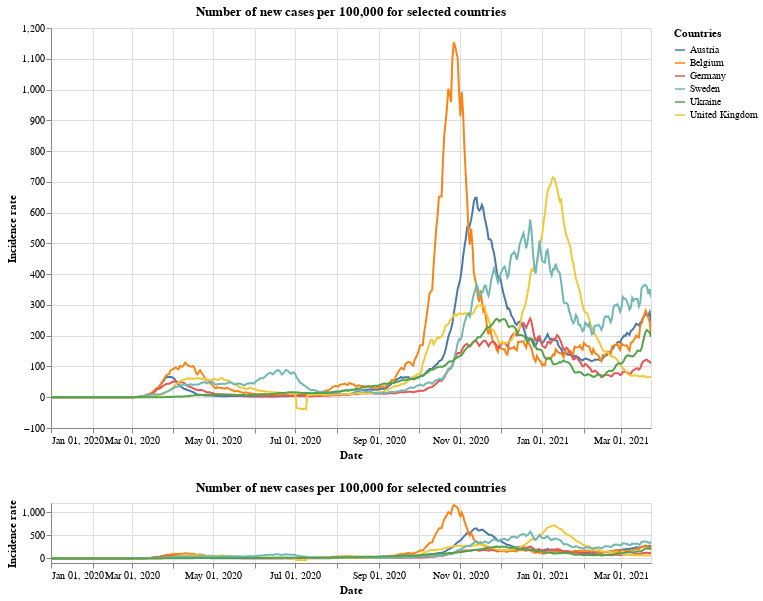

Write notebook code for a chart like this one.
### Markdown cell above
## New cases per 100,000

### Code cell
#collapse
brush = alt.selection(type='interval', encodings=['x'])

base = alt.Chart(x_small).mark_line().transform_window(
    rolling_mean='sum(new_cases_per)',
    frame=[-7, 0],
    groupby=['id']
).encode(
    x=alt.X("yearmonthdate(date):T",
            axis=alt.Axis(title='Date')
           ),
    y=alt.Y("rolling_mean:Q",
            axis=alt.Axis(title='Incidence rate')
           ),
    tooltip='id',
    color=alt.Color('id', legend=alt.Legend(title="Countries")),
    opacity=alt.condition(leg_selection, alt.value(1), alt.value(0.2))
).add_selection(leg_selection).properties(
    width=600,
    height=400,
    title='Number of new cases per 100,000 for selected countries'
)

upper = base.encode(
    alt.X('yearmonthdate(date):T',axis=alt.Axis(title='Date'),
          scale=alt.Scale(domain=brush))
)

lower = base.properties(
    height=60
).add_selection(brush)

upper & lower

### Figure 1 — Vega-Lite specification as saved in the notebook (floating-point values rounded to 4 significant figures; data arrays with more than 128 entries replaced by an {"elided": "..."} marker saying what was removed)
{"config": {"view": {"continuousWidth": 400, "continuousHeight": 300}}, "vconcat": [{"mark": "line", "encoding": {"color": {"type": "nominal", "field": "id", "legend": {"title": "Countries"}}, "opacity": {"condition": {"value": 1, "selection": "selector001"}, "value": 0.2}, "tooltip": {"type": "nominal", "field": "id"}, "x": {"type": "temporal", "axis": {"title": "Date"}, "field": "date", "scale": {"domain": {"selection": "selector004"}}, "timeUnit": "yearmonthdate"}, "y": {"type": "quantitative", "axis": {"title": "Incidence rate"}, "field": "rolling_mean"}}, "height": 400, "selection": {"selector001": {"type": "multi", "fields": ["id"], "bind": "legend"}}, "title": "Number of new cases per 100,000 for selected countries", "transform": [{"window": [{"op": "sum", "field": "new_cases_per", "as": "rolling_mean"}], "frame": [-7, 0], "groupby": ["id"]}], "width": 600}, {"mark": "line", "encoding": {"color": {"type": "nominal", "field": "id", "legend": {"title": "Countries"}}, "opacity": {"condition": {"value": 1, "selection": "selector001"}, "value": 0.2}, "tooltip": {"type": "nominal", "field": "id"}, "x": {"type": "temporal", "axis": {"title": "Date"}, "field": "date", "timeUnit": "yearmonthdate"}, "y": {"type": "quantitative", "axis": {"title": "Incidence rate"}, "field": "rolling_mean"}}, "height": 60, "selection": {"selector001": {"type": "multi", "fields": ["id"], "bind": "legend"}, "selector004": {"type": "interval", "encodings": ["x"]}}, "title": "Number of new cases per 100,000 for selected countries", "transform": [{"window": [{"op": "sum", "field": "new_cases_per", "as": "rolling_mean"}], "frame": [-7, 0], "groupby": ["id"]}], "width": 600}], "data": {"name": "data-7e427e4250731b57272ed8f0f6c20024"}, "$schema": "https://vega.github.io/schema/vega-lite/v4.8.1.json", "datasets": {"data-7e427e4250731b57272ed8f0f6c20024": {"elided": "2688 records"}}}
